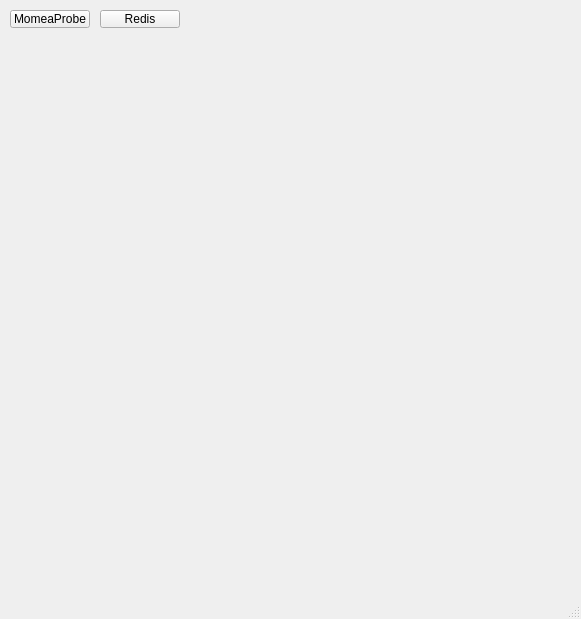
<?xml version="1.0" encoding="UTF-8"?>
<ui version="4.0">
 <class>MainWindow</class>
 <widget class="QMainWindow" name="MainWindow">
  <property name="geometry">
   <rect>
    <x>0</x>
    <y>0</y>
    <width>581</width>
    <height>619</height>
   </rect>
  </property>
  <property name="minimumSize">
   <size>
    <width>500</width>
    <height>0</height>
   </size>
  </property>
  <property name="windowTitle">
   <string>Momea 12 bits</string>
  </property>
  <widget class="QWidget" name="centralWidget">
   <widget class="QPushButton" name="pbMomeaProbe">
    <property name="geometry">
     <rect>
      <x>10</x>
      <y>10</y>
      <width>80</width>
      <height>18</height>
     </rect>
    </property>
    <property name="text">
     <string>MomeaProbe</string>
    </property>
   </widget>
   <widget class="QPushButton" name="pbRedisConfig">
    <property name="geometry">
     <rect>
      <x>100</x>
      <y>10</y>
      <width>80</width>
      <height>18</height>
     </rect>
    </property>
    <property name="text">
     <string>Redis</string>
    </property>
   </widget>
  </widget>
  <widget class="QMenuBar" name="menubar">
   <property name="geometry">
    <rect>
     <x>0</x>
     <y>0</y>
     <width>581</width>
     <height>17</height>
    </rect>
   </property>
  </widget>
  <widget class="QStatusBar" name="statusbar"/>
 </widget>
 <resources/>
 <connections/>
</ui>
